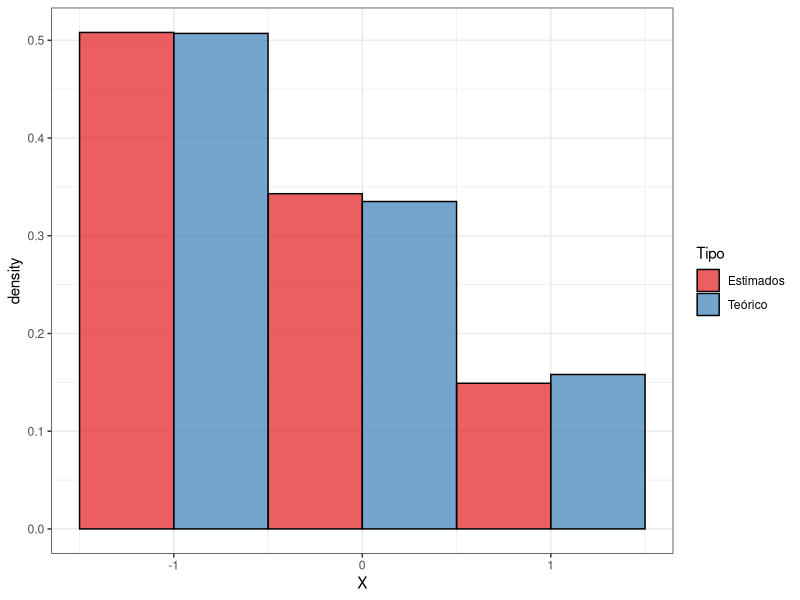
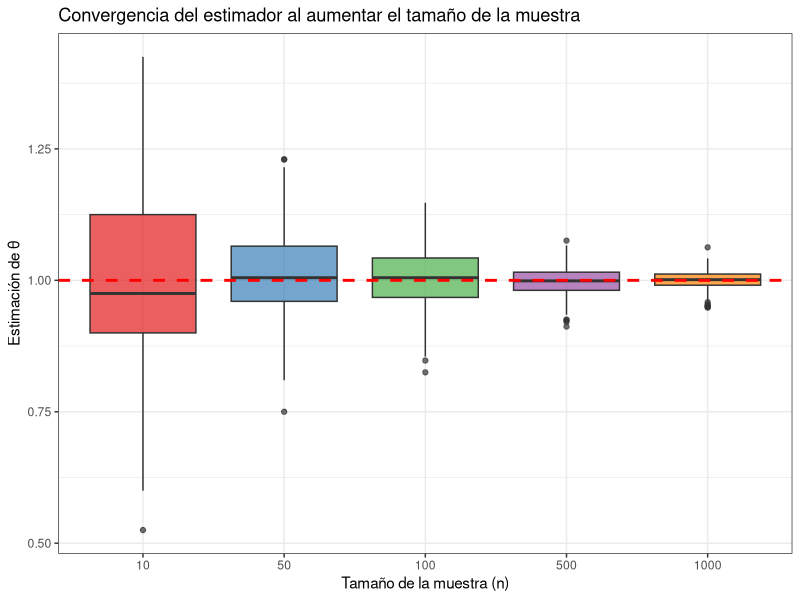
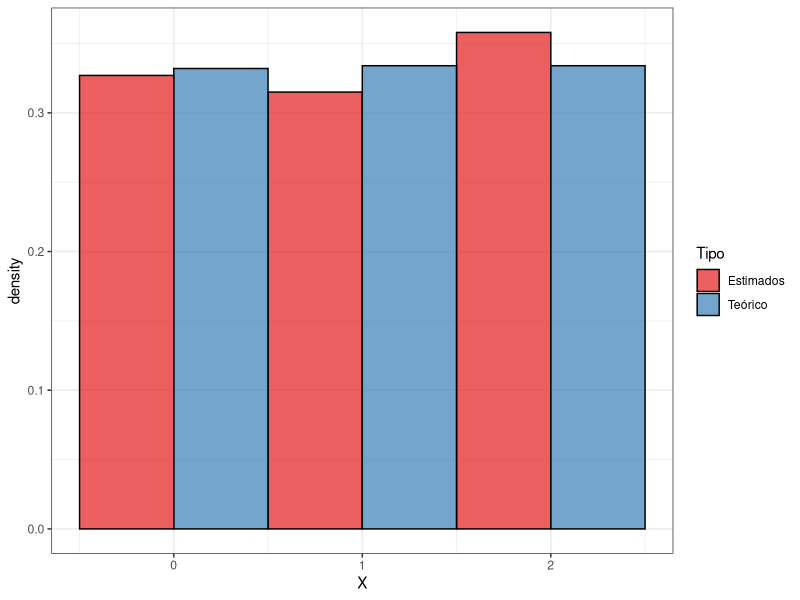
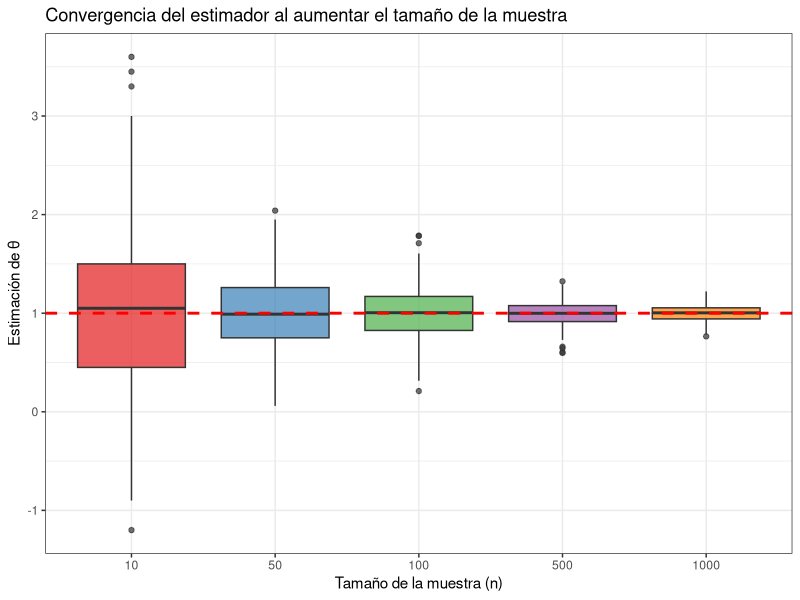
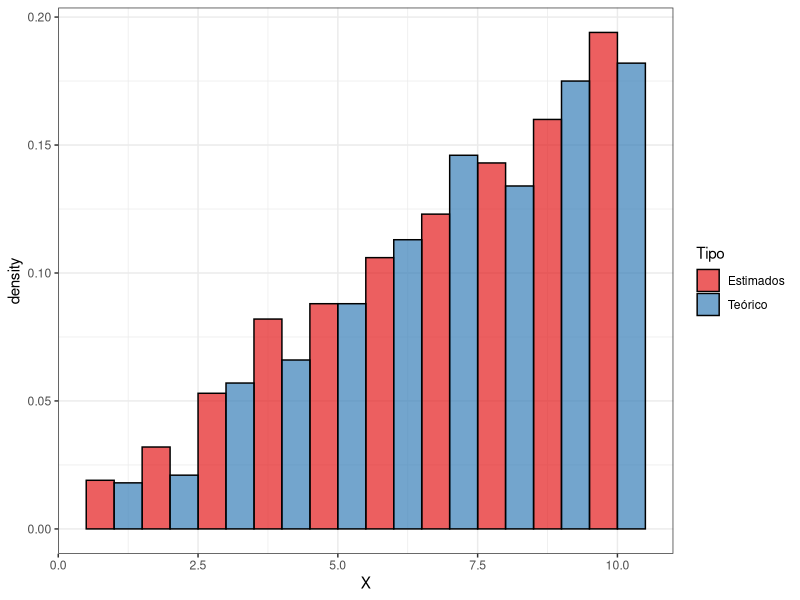
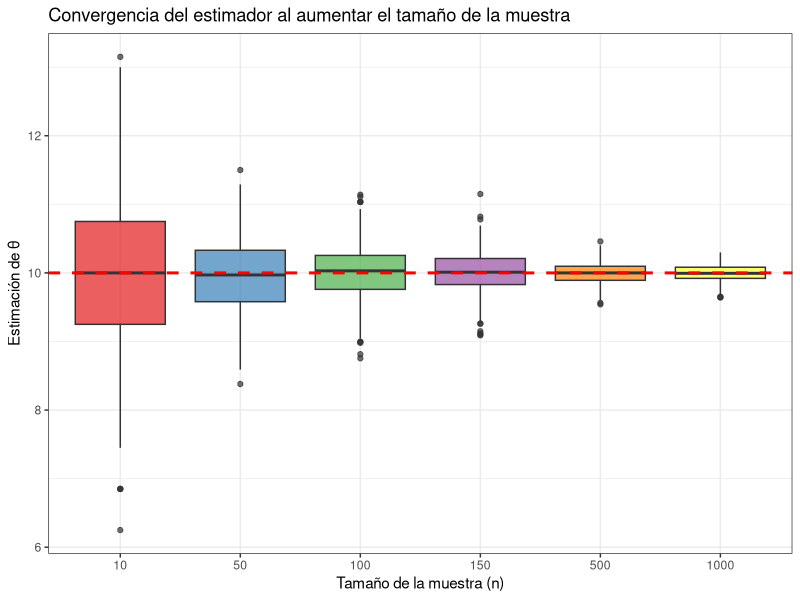
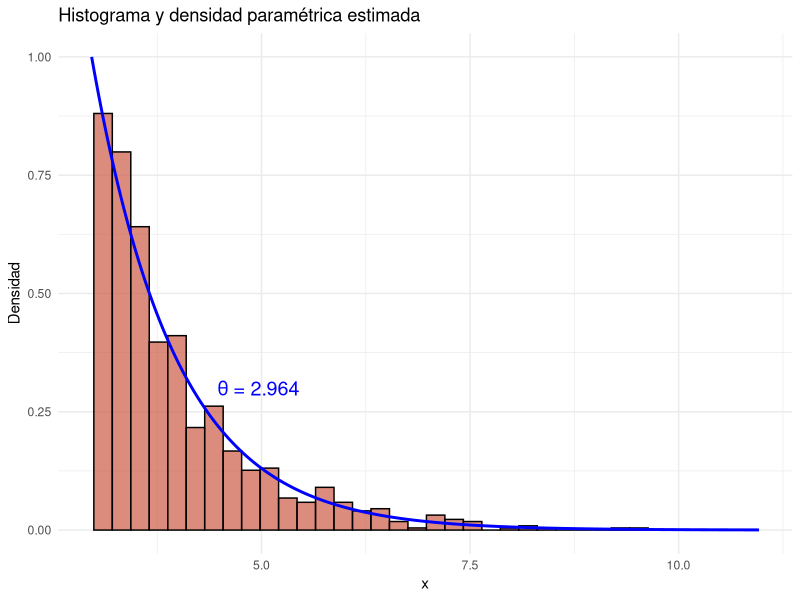
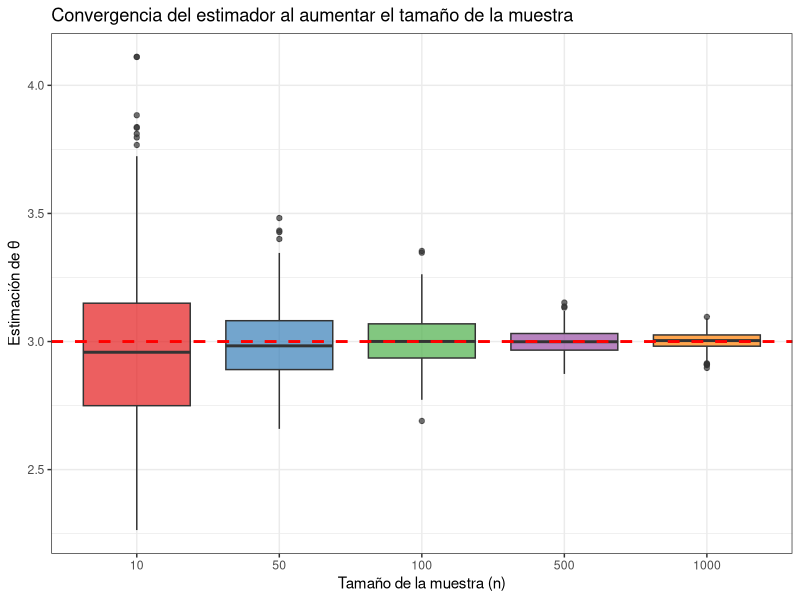

These figures' R source, in order:
## ---- chunk 1
#| include: false

library(tidyverse)
library(knitr)
library(kableExtra)
library(readxl)
library(RColorBrewer)
## ---- chunk 2
theta_fijo <- 1
dexr <- function(x, theta){
  f_x <-ifelse(x == -1, theta/2, ifelse(x == 0, theta/3, ifelse(x == 1, 1-5*theta/6, 0)))
  return(f_x)
}
rexr <- function(n, theta){
  X <- sample(c(-1, 0, 1), size = n, replace = TRUE, prob = c(theta/2, theta/3, 1-5*theta/6))
  return(X)
}
estimar_theta <- function(X){
  theta_hat <- (3*(1-mean(X)))/4
  return(theta_hat)
}
set.seed(123)
df_exr <- data.frame(X = rexr(1000, theta_fijo), Tipo = "Teórico")
theta_hat <- estimar_theta(df_exr$X)
df_temp <- data.frame(X = rexr(1000, theta_hat), Tipo = "Estimados")
df_exr <- rbind(df_exr, df_temp)

ggplot(df_exr)+
  geom_histogram(aes(x = X, y = after_stat(density), fill =Tipo), bins = 3,
                 center = -1, color = "black", alpha = 0.7, position ="dodge")+
  scale_fill_brewer(palette = "Set1")+
  theme_bw()
## ---- chunk 3
tamano <- c(10, 50, 100, 500, 1000)
N <- 500
df_convergencia <- data.frame()
for (n in tamano){
  estimacion_n <- replicate(N, {
    X <- rexr(n, theta_fijo)
    estimar_theta(X)
  })
  df_temp <- data.frame(n = as.factor(n), Estimacion = estimacion_n)
  df_convergencia <- rbind(df_convergencia, df_temp)
}
ggplot(df_convergencia)+
  geom_boxplot(aes(x = n, y = Estimacion, fill = n), alpha = 0.7)+
  geom_hline(yintercept = theta_fijo, color = "red", linetype = "dashed", linewidth = 1)+
  scale_fill_brewer(palette = "Set1")+
  labs(title = "Convergencia del estimador al aumentar el tamaño de la muestra",
       x = "Tamaño de la muestra (n)",
       y = "Estimación de θ")+
  theme_bw()+
  theme(legend.position = "none")
## ---- chunk 4
theta_fijo <- 1
dexr <- function(x, theta){
  f_x = ifelse(x==0, theta/3,
              ifelse(x==1, 1-2*theta/3,
              ifelse(x==2, theta/3, 0)))
  return(f_x)
}
rexr <- function(n, theta){
  X <- sample(0:2, size=n, replace=TRUE, prob=c(theta/3,1-2*theta/3,theta/3))
  return(X)
}
estimar_theta <- function(X){
  m2 <- mean(X^2)
  theta_hat <- (3*(m2-1))/2
  return(theta_hat)
}
set.seed(123)
df_exr <- data.frame(X = rexr(1000, theta_fijo), Tipo = "Teórico")
theta_hat <- estimar_theta(df_exr$X)
df_temp <- data.frame(X = rexr(1000, theta_hat), Tipo = "Estimados")
df_exr <- rbind(df_exr, df_temp)
ggplot(df_exr)+
  geom_histogram(aes(x = X, y = after_stat(density), fill =Tipo), bins = 3,
                 center = 0, color = "black", alpha = 0.7, position ="dodge")+
  scale_fill_brewer(palette = "Set1")+
  theme_bw()
## ---- chunk 5
tamano <- c(10, 50, 100, 500, 1000)
N <- 500
df_convergencia <- data.frame()
for (n in tamano){
  estimacion_n <- replicate(N, {
    X <- rexr(n, theta_fijo)
    estimar_theta(X)
  })
  df_temp <- data.frame(n = as.factor(n), Estimacion = estimacion_n)
  df_convergencia <- rbind(df_convergencia, df_temp)
}
ggplot(df_convergencia)+
  geom_boxplot(aes(x = n, y = Estimacion, fill = n), alpha = 0.7)+
  geom_hline(yintercept = theta_fijo, color = "red", linetype = "dashed", linewidth = 1)+
  scale_fill_brewer(palette = "Set1")+
  labs(title = "Convergencia del estimador al aumentar el tamaño de la muestra",
       x = "Tamaño de la muestra (n)",
       y = "Estimación de θ")+
  theme_bw()+
  theme(legend.position = "none")
## ---- chunk 6
theta_fijo <- 10
dexr <- function(x, theta){
  f_x <- 2*x/(theta*(theta+1))
  return(f_x)
}
rexr <- function(n, theta){
  X <- sample(1:theta, size=n, replace=TRUE, prob=dexr(1:theta, theta))
  return(X)
}
estimar_theta <- function(X){
  theta_hat <- (3*mean(X)-1)/2
  return(theta_hat)
}
set.seed(234)
df_exr <- data.frame(X = rexr(1000, theta_fijo), Tipo = "Teórico")
theta_hat <- estimar_theta(df_exr$X)
cat("El valor estimado del parámetro es:", round(theta_hat,4), "\n")
df_temp <- data.frame(X = rexr(1000, theta_hat), Tipo = "Estimados")
df_exr <- rbind(df_exr, df_temp)
ggplot(df_exr)+
  geom_histogram(aes(x = X, y = after_stat(density), fill =Tipo), binwidth = 1,
                 center = 1, color = "black", alpha = 0.7, position ="dodge")+
  scale_fill_brewer(palette = "Set1")+
  theme_bw()
## ---- chunk 7
tamano <- c(10, 50, 100,150, 500, 1000)
N <- 500
df_convergencia <- data.frame()
for (n in tamano){
  estimacion_n <- replicate(N, {
    X <- rexr(n, theta_fijo)
    estimar_theta(X)
  })
  df_temp <- data.frame(n = as.factor(n), Estimacion = estimacion_n)
  df_convergencia <- rbind(df_convergencia, df_temp)
}
ggplot(df_convergencia)+
  geom_boxplot(aes(x = n, y = Estimacion, fill = n), alpha = 0.7)+
  geom_hline(yintercept = theta_fijo, color = "red", linetype = "dashed", linewidth = 1)+
  scale_fill_brewer(palette = "Set1")+
  labs(title = "Convergencia del estimador al aumentar el tamaño de la muestra",
       x = "Tamaño de la muestra (n)",
       y = "Estimación de θ")+
  theme_bw()+
  theme(legend.position = "none")
## ---- chunk 8
theta_fijo <- 3
rexr <- function(n, theta){
  X <- -(log(runif(n))) + theta
  return(X)
}
estimar_theta <- function(X){
  theta_hat <- mean(X)-1
  return(theta_hat)
}
set.seed(21)
df_exr <- data.frame(X = rexr(1000, theta_fijo))
theta_hat <- estimar_theta(df_exr$X)

ggplot(df_exr)+
  geom_histogram(aes(x = X, y = after_stat(density)), bins = 30,
                 color = "black", fill = "coral3", alpha = 0.7)+
  stat_function(fun = function(x) dexp(x-theta_hat), color = "blue", linewidth = 1, n = 1000, xlim = c(theta_hat, theta_hat+8))+
  annotate("text", x = theta_hat+2, y = 0.3, label = paste("θ =", round(theta_hat,3)), color = "blue", size = 5)+
  labs(title = "Histograma y densidad paramétrica estimada", x = "x", y = "Densidad")+
  theme_minimal()
## ---- chunk 9
tamano <- c(10, 50, 100, 500, 1000)
N <- 500
df_convergencia <- data.frame()
for (n in tamano){
  estimacion_n <- replicate(N, {
    X <- rexr(n, theta_fijo)
    estimar_theta(X)
  })
  df_temp <- data.frame(n = as.factor(n), Estimacion = estimacion_n)
  df_convergencia <- rbind(df_convergencia, df_temp)
}
ggplot(df_convergencia)+
  geom_boxplot(aes(x = n, y = Estimacion, fill = n), alpha = 0.7)+
  geom_hline(yintercept = theta_fijo, color = "red", linetype = "dashed", linewidth = 1)+
  scale_fill_brewer(palette = "Set1")+
  labs(title = "Convergencia del estimador al aumentar el tamaño de la muestra",
       x = "Tamaño de la muestra (n)",
       y = "Estimación de θ")+
  theme_bw()+
  theme(legend.position = "none")
## ---- chunk 10
theta_fijo <- 2
rexr <- function(n, theta){
  X <- runif(n)^(1/theta)
  return(X)
}
estimar_theta <- function(X){
  theta_hat <- -1/mean(log(X))
  return(theta_hat)
}
set.seed(10)
df_exr <- data.frame(X = rexr(3000, theta_fijo))
theta_hat <- estimar_theta(df_exr$X)

ggplot(df_exr)+
  geom_histogram(aes(x = X, y = after_stat(density)), bins = 30,
                 color = "black", fill = "coral3", alpha = 0.7)+
  stat_function(fun = function(x) theta_hat * x^(theta_hat-1), color = "blue", linewidth = 1, n = 1000, xlim = c(0, 1))+
  annotate("text", x = 0.5, y = 2, label = paste("θ =", round(theta_hat,3)), color = "blue", size = 5)+
  labs(title = "Histograma y densidad paramétrica estimada", x = "x", y = "Densidad")+
  theme_minimal()
## ---- chunk 11
tamano <- c(10, 50, 100, 500, 1000)
N <- 500
df_convergencia <- data.frame()
for (n in tamano){
  estimacion_n <- replicate(N, {
    X <- rexr(n, theta_fijo)
    estimar_theta(X)
  })
  df_temp <- data.frame(n = as.factor(n), Estimacion = estimacion_n)
  df_convergencia <- rbind(df_convergencia, df_temp)
}
ggplot(df_convergencia)+
  geom_boxplot(aes(x = n, y = Estimacion, fill = n), alpha = 0.7)+
  geom_hline(yintercept = theta_fijo, color = "red", linetype = "dashed", linewidth = 1)+
  scale_fill_brewer(palette = "Set1")+
  labs(title = "Convergencia del estimador al aumentar el tamaño de la muestra",
       x = "Tamaño de la muestra (n)",
       y = "Estimación de θ")+
  theme_bw()+
  theme(legend.position = "none")
## ---- chunk 12
datos <- read_xlsx("./Tarea_4.xlsx")
## ---- chunk 13
# Estimador por momentos para θ (La geométrica cuenta éxitos hasta el primer "fallo", por convención E(X)=1/p)
# Con $E(X)=1/θ \implies \hat{\theta}=1/\bar{X}$

theta_hat <- 1/mean(datos$Geometrica)
theta_hat

ggplot(datos)+
  geom_histogram(aes(Geometrica, y = after_stat(density)), binwidth = 1, color = "black", fill = "coral3", alpha = 0.6, boundary=0)+
  stat_function(fun = function(x) dgeom(x-1, prob = theta_hat), color = "blue", linewidth = 1)+
  annotate("text", x = 10, y = 0.2, label = paste("θ =", round(theta_hat, 3)), color = "blue", size = 5)+
  labs(title = "Histograma y pmf estimada (Geométrica)",
       x = "Valores",
       y = "Densidad")+
  theme_minimal()
## ---- chunk 14
lambda_hat <- 1/mean(datos$Exp)
lambda_hat

ggplot(datos)+
  geom_histogram(aes(Exp, y = after_stat(density)), bins = 50, color = "black", fill = "coral3", alpha = 0.7, boundary=0)+
  stat_function(fun = dexp, args = list(rate = lambda_hat), color = "blue", linewidth = 1) +
  annotate("text", x = 0.75, y = 2, label = paste("λ =", round(lambda_hat, 3)), color = "blue", size = 5)+
  labs(title = "Histograma de datos y función de densidad estimada",
       x = "Valores",
       y = "Densidad") +
  theme_minimal()
## ---- chunk 15
mu_hat <- mean(datos$Normal)
sigma2_hat <- mean((datos$Normal - mu_hat)^2)
mu_hat; sigma2_hat

ggplot(datos)+
  geom_histogram(aes(Normal, y = after_stat(density)), bins = 50, color = "black", fill = "coral3", alpha = 0.7)+
  stat_function(fun = dnorm, args = list(mean=mu_hat, sd=sqrt(sigma2_hat)), color = "blue", linewidth = 1) +
  annotate("text", x = mu_hat, y = 0.2, label = paste("mu =", round(mu_hat,2), "sigma^2 =", round(sigma2_hat,2)), color = "blue", size = 5)+
  labs(title = "Normal: Histograma vs densidad estimada", x = "Valores", y = "Densidad") +
  theme_minimal()
## ---- chunk 16
media <- mean(datos$Gamma)
varianza <- var(datos$Gamma)
gamma_hat <- (media^2)/varianza
lambda_hat <- media/varianza
gamma_hat; lambda_hat

ggplot(datos)+
  geom_histogram(aes(Gamma, y = after_stat(density)), bins = 50, color = "black", fill = "coral3", alpha = 0.7)+
  stat_function(fun = dgamma, args = list(shape=gamma_hat, rate=lambda_hat), color = "blue", linewidth = 1)+
  annotate("text", x = media, y = 0.2, label = paste("gamma =", round(gamma_hat,2), "lambda =", round(lambda_hat,2)), color = "blue", size = 5)+
  labs(title = "Gamma: Histograma vs densidad estimada", x = "Valores", y = "Densidad") +
  theme_minimal()
